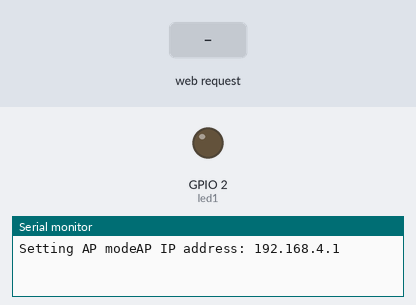
Bench run of a program on a simulated ESP32. On the bench: output pins drawn as LEDs (lit = HIGH), the last lines printed to the serial monitor. The test bench sets the inputs (shaded band).

Above: at 1.2 s.
1.3 s: HTTP request GET /led1/on received
At 2.4 s:
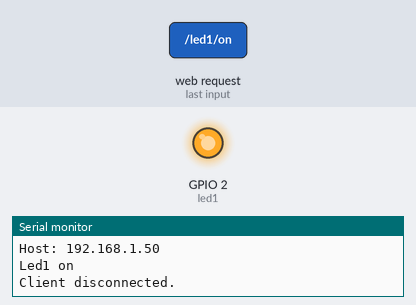
2.8 s: HTTP request GET /led1/off received
At 3.5 s:
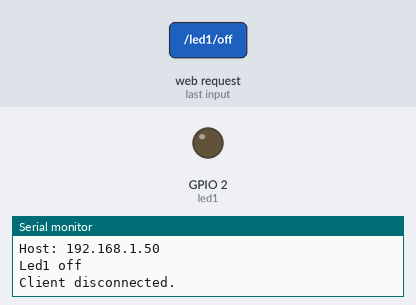
Timing chart, 0 to 5.8 s (numbered marks = the images above; inputs shaded):
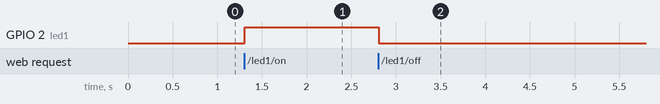

Measured:
- after the input at 1.3 s, GPIO 2 (led1): LOW → HIGH at once
- after the input at 2.8 s, GPIO 2 (led1): HIGH → LOW at once

The program:

main.cpp
```cpp
//LẬP TRÌNH WIFI ACCESS POINT

#include <WiFi.h>
const char* ssid = "ESP32-Wifi-AP-Mode";
const char* password = "12345678";
//Tạo một web server tại cổng 80 - cổng mặc định cho web
WiFiServer webServer(80);
//khai báo chân sử dụng led
const int led1 = 2;
String led1Status = "OFF";
String header;
unsigned long currentTime = millis();
// Previous time
unsigned long previousTime = 0;
// Define timeout time in milliseconds (example: 1000ms = 1s)
const long timeoutTime = 1000;
void setup() {
Serial.begin(115200);
pinMode(led1, OUTPUT);
// Set outputs to LOW
digitalWrite(led1, LOW);
Serial.print("Setting AP mode");
WiFi.softAP(ssid, password);
IPAddress IP = WiFi.softAPIP(); //mặc định là 192.168.4.1
Serial.print("AP IP address: ");
Serial.println(IP);
//khởi tạo webserver

  webServer.begin();
}

void loop() {
  WiFiClient webClient = webServer.available();
  if(webClient)
  {
    //khoi tao gia tri ban dau cho time
    currentTime = millis();
    previousTime = currentTime;
    Serial.println("New web Client");
    //biến lưu giá trị response
    String currentLine = "";
    //nếu có client connect và không quá thời gian time out
   while(webClient.connected()&&currentTime - previousTime <= timeoutTime)
    {
      //đọc giá trị timer tại thời điểm hiện tại
      currentTime = millis();
      //nếu client còn kết nối
      if(webClient.available())
      {
        //đọc giá trị truyền từ client theo từng byte kiểu char
        char c = webClient.read();
        Serial.write(c);
        header += c; // lưu giá trị vào Header
        if(c == '\n')
        //Nếu đọc được kí tự xuống dòng (hết chuỗi truyền tới)
        {
          if (currentLine.length() == 0)
          {
            // HTTP headers luôn luôn bắt đầu với code HTTP
         // ví dụ HTTP/1.1 200 OK)
            webClient.println("HTTP/1.1 200 OK");
            webClient.println("Content-type:text/html");

    // sau đó là kiểu nội dụng mà client gửi tới, ví dụ này là html
            webClient.println("Connection: close");
    // kiểu kết nối ở đây là close.
    // Nghĩa là không giữ kết nối sau khi nhận bản tin
            webClient.println();
            // nếu trong file header có giá trị
            if (header.indexOf("GET /led1/on") >= 0)
            {
              Serial.println("Led1 on");
              led1Status = "on";
              digitalWrite(led1, HIGH);
            }
            else if (header.indexOf("GET /led1/off") >= 0)
            {
              Serial.println("Led1 off");
              led1Status = "off";
              digitalWrite(led1, LOW);
            }
            // Response trang HTML
            webClient.println("<!DOCTYPE html><html>");
            webClient.println("<head><meta name=\"viewport\" content=\"width=device-width, initial-scale=1\">");
            //thêm font-awesome
            webClient.println("<link rel=\"stylesheet\" href=\"https://cdnjs.cloudflare.com/ajax/libs/font-awesome/4.7.0/css/fontawesome.min.css\">");
            // Web Page Heading H1 with CSS
            webClient.println("<body><h1 style=\"color:Tomato\">ESP32 Access Point Web Server</h1>");
            // Web Page Heading H2
            webClient.println("<h2 style=\"color:#077a39\"><a href=\"https://khoadientu.uneti.edu.vn\">THUC TAP LAP TRINH IOT</a></h2>");
            webClient.println("<i class=\"fa fa-home\" ariahidden=\"true\"></i>");
            // Display current state, and ON/OFF buttons for Led1

            webClient.println("<p>Led1 - State " + led1Status + "</p>");
            // If the Led1Status is off, it displays the ON button
            if (led1Status=="off")
            {
              //khởi tạo một nút nhấn có đường dẫn đích là /led1/on
            webClient.println("<p><a href=\"/led1/on\"><button class=\"button\">ON</button></a></p>");
            }
            else
            {
              //khởi tạo một nút nhấn có đường dẫn đích là /led1/off
            webClient.println("<p><a href=\"/led1/off\"><button class=\"button button2\">OFF</button></a></p>");
            }
            webClient.println("</body></html>");
            // The HTTP response ends with another blank line
            webClient.println();
            // Break out of the while loop
            break;
          }
          else
          {
            currentLine = "";
          }
        }
        else if (c != '\r')   //nếu giá trị gửi tới khác xuống dòng
        {
          currentLine += c;     //lưu giá trị vào biến
        }
      }
    }
    // Xoá header để sử dụng cho lần tới
    header = "";
    // ngắt kết nối
webClient.stop();
Serial.println("Client disconnected.");
Serial.println("");
}
}
```
